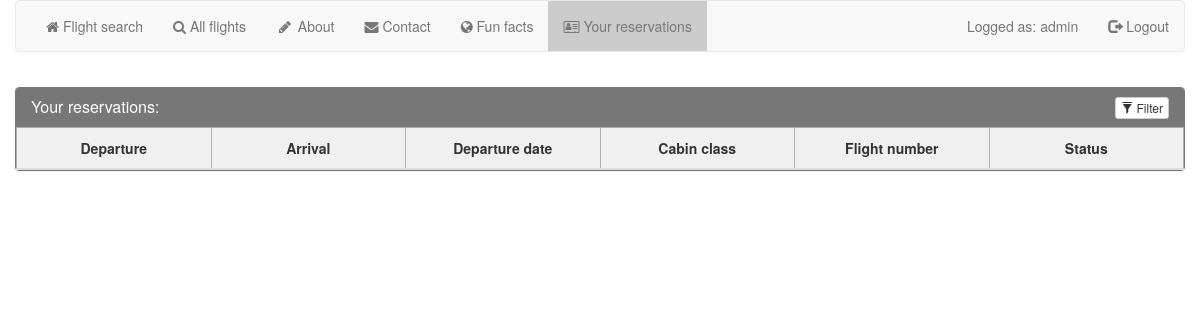
Page /reservations/ (signed in) on the earlier database version.
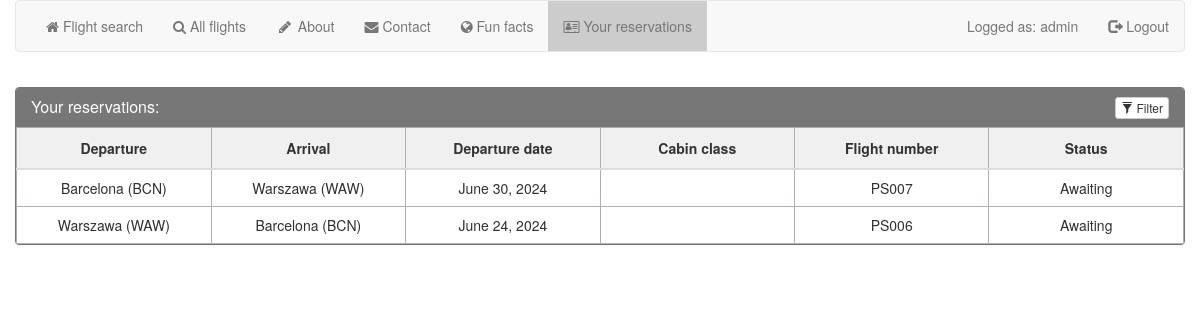
Same page on the later database version.
### flightSearch/models.py (models this page shows, shortened)
class Flight(models.Model):
    departureAirport = models.ForeignKey(Airport, on_delete=models.CASCADE, related_name='departureAirport',
                                         verbose_name=gettext_lazy("Departure airport"))
    arrivalAirport = models.ForeignKey(Airport, on_delete=models.CASCADE, related_name='arrivalAirport',
                                       verbose_name=gettext_lazy("Arrival airport"))
    departureDate = models.DateField(default=date.today(), verbose_name=gettext_lazy("Departure date"))
    cabin = enum.EnumField(Cabin, default=Cabin.ECONOMY, verbose_name=gettext_lazy("Cabin class"))
    flightNumber = models.CharField(max_length=20, blank=False, null=False, unique=True,
                                    verbose_name=gettext_lazy("Flight number"))

class Airport(models.Model):
    country = models.ForeignKey(Country, on_delete=models.CASCADE, verbose_name=gettext_lazy("Country name"))
    city = models.CharField(max_length=200, verbose_name=gettext_lazy("City name"))
    iataCode = models.CharField(max_length=3, unique=True, verbose_name=gettext_lazy("Airport code"))
    def __str__(self):
        return "{city} ({iataCode})".format(city=self.city, iataCode=self.iataCode)

### flightReservations/views.py (the view)
# urls.py: path("reservations/", flightReservations.fetchReservations, name='reservations'),
def fetchReservations(request):
    template_name = 'reservations.html'
    today = now().date()
    reservations = Reservation.objects.filter(username=request.user)
    inbounds = Flight.objects.filter(flightNumber__in=reservations.values_list('inbound', flat=True))
    outbounds = Flight.objects.filter(flightNumber__in=reservations.values_list('outbound', flat=True))
    flights = inbounds | outbounds
    return render(request, template_name, {'reservations': flights, 'today':today})

### flightReservations/templates/reservations.html (shortened to what this page needs)
{% extends "base.html" %}
{% block content %}
<div class="container">
    <div class="row">
        <div class="panel panel-primary filterable">
            <div class="panel-heading">
                <h3 class="panel-title">Your reservations:</h3>
                <div class="pull-right">
                    <button class="btn btn-default btn-xs btn-filter"><span class="glyphicon glyphicon-filter"></span>
                        Filter
                    </button>
                </div>
            </div>
        <table class="table">
                <thead>
                <tr class="filters">
                    <th><input class="form-control" disabled placeholder="Departure" type="text"></th>
                    <th><input class="form-control" disabled placeholder="Arrival" type="text"></th>
                    <th><input class="form-control" disabled placeholder="Departure date" type="text"></th>
                    <th><input class="form-control" disabled placeholder="Cabin class" type="text"></th>
                    <th><input class="form-control" disabled placeholder="Flight number" type="text"></th>
                    <th><input class="form-control" disabled placeholder="Status" type="text"></th>
                </tr>
                </thead>
                <tbody id="flightTable">
                {% for flight in reservations %}
                <tr>
                    <td>{{ flight.departureAirport }}</td>
                    <td>{{ flight.arrivalAirport }}</td>
                    <td>{{ flight.departureDate }}</td>
                    <td>{{ flight.cabin }}</td>
                    <td>{{ flight.flightNumber }}</td>
                    <td>
                        {% if flight.departureDate > today %}
                        Awaiting
                        {% elif flight.departureDate == today %}
                        Today
                        {% else %}
                        Done
                        {% endif %}
                    </td>
                </tr>
                {% endfor %}
                </tbody>
            </table>
        </div>
    </div>
</div>
{% endblock %}

Differences in the rows shown:
added Flight: departureAirport "Barcelona (BCN)", arrivalAirport "Warszawa (WAW)", departureDate "June 30, 2024", flightNumber "PS007", shows "Awaiting"
added Flight: departureAirport "Warszawa (WAW)", arrivalAirport "Barcelona (BCN)", departureDate "June 24, 2024", flightNumber "PS006", shows "Awaiting"
